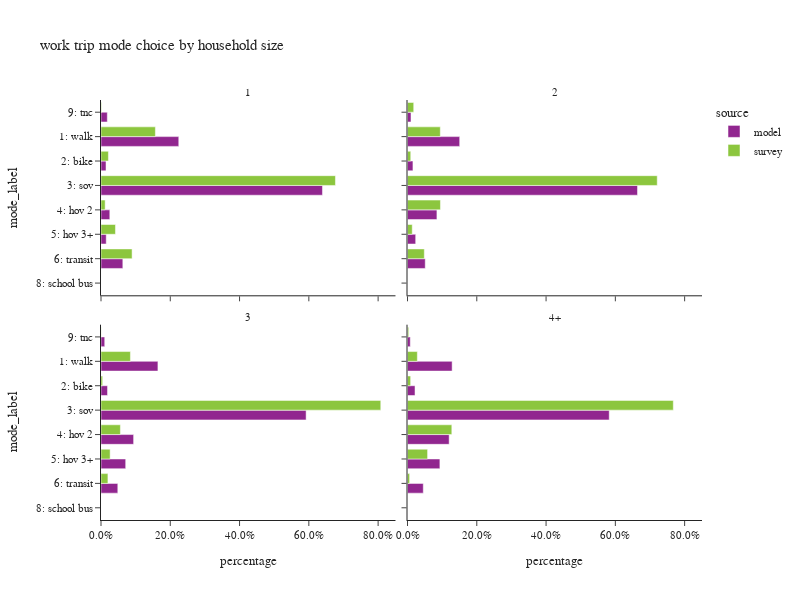

The notebook cell saved with this chart:
### Code cell
plot_mode_choice(wk_trip,"hhsize_4+",
                 {"hhsize_4+":["1","2","3","4+"],
                  "mode_label":["1: walk","2: bike","3: sov","4: hov 2","5: hov 3+","6: transit",
                                   "8: school bus","9: other–survey only"]},
                 "household size",2,600)

### Figure 1 — Plotly figure (JSON) as saved in the notebook; plotly's stock layout.template omitted (floating-point values rounded to 4 significant figures)
{"data": [{"alignmentgroup": "True", "customdata": [[94667], [6100], [269590], [10721], [6350], [26575], [7679]], "hovertemplate": "source=model<br>hhsize_4+=1<br>percentage=%{x}<br>mode_label=%{y}<br>sample count=%{customdata[0]}<extra></extra>", "legendgroup": "model", "marker": {"color": "#91268F", "pattern": {"shape": ""}}, "name": "model", "offsetgroup": "model", "orientation": "h", "showlegend": true, "textposition": "auto", "type": "bar", "x": [0.2245, 0.01447, 0.6393, 0.02542, 0.01506, 0.06302, 0.01821], "xaxis": "x3", "y": ["1: walk", "2: bike", "3: sov", "4: hov 2", "5: hov 3+", "6: transit", "9: tnc"], "yaxis": "y3"}, {"alignmentgroup": "True", "customdata": [[159], [41], [422], [11], [19], [99], [4]], "hovertemplate": "source=survey<br>hhsize_4+=1<br>percentage=%{x}<br>mode_label=%{y}<br>sample count=%{customdata[0]}<extra></extra>", "legendgroup": "survey", "marker": {"color": "#8CC63E", "pattern": {"shape": ""}}, "name": "survey", "offsetgroup": "survey", "orientation": "h", "showlegend": true, "textposition": "auto", "type": "bar", "x": [0.157, 0.02136, 0.6768, 0.01199, 0.04173, 0.08976, 0.001389], "xaxis": "x3", "y": ["1: walk", "2: bike", "3: sov", "4: hov 2", "5: hov 3+", "6: transit", "9: tnc"], "yaxis": "y3"}, {"alignmentgroup": "True", "customdata": [[147348], [15339], [649546], [83057], [23078], [50067], [2], [9828]], "hovertemplate": "source=model<br>hhsize_4+=2<br>percentage=%{x}<br>mode_label=%{y}<br>sample count=%{customdata[0]}<extra></extra>", "legendgroup": "model", "marker": {"color": "#91268F", "pattern": {"shape": ""}}, "name": "model", "offsetgroup": "model", "orientation": "h", "showlegend": false, "textposition": "auto", "type": "bar", "x": [0.1506, 0.01568, 0.664, 0.0849, 0.02359, 0.05118, 2.044e-06, 0.01005], "xaxis": "x4", "y": ["1: walk", "2: bike", "3: sov", "4: hov 2", "5: hov 3+", "6: transit", "8: school bus", "9: tnc"], "yaxis": "y4"}, {"alignmentgroup": "True", "customdata": [[140], [57], [592], [83], [19], [109], [7]], "hovertemplate": "source=survey<br>hhsize_4+=2<br>percentage=%{x}<br>mode_label=%{y}<br>sample count=%{customdata[0]}<extra></extra>", "legendgroup": "survey", "marker": {"color": "#8CC63E", "pattern": {"shape": ""}}, "name": "survey", "offsetgroup": "survey", "orientation": "h", "showlegend": false, "textposition": "auto", "type": "bar", "x": [0.09465, 0.009325, 0.7209, 0.09508, 0.01362, 0.04852, 0.01791], "xaxis": "x4", "y": ["1: walk", "2: bike", "3: sov", "4: hov 2", "5: hov 3+", "6: transit", "9: tnc"], "yaxis": "y4"}, {"alignmentgroup": "True", "customdata": [[89909], [10299], [323995], [51512], [39003], [26533], [9], [5896]], "hovertemplate": "source=model<br>hhsize_4+=3<br>percentage=%{x}<br>mode_label=%{y}<br>sample count=%{customdata[0]}<extra></extra>", "legendgroup": "model", "marker": {"color": "#91268F", "pattern": {"shape": ""}}, "name": "model", "offsetgroup": "model", "orientation": "h", "showlegend": false, "textposition": "auto", "type": "bar", "x": [0.1643, 0.01882, 0.5921, 0.09414, 0.07128, 0.04849, 1.645e-05, 0.01078], "xaxis": "x", "y": ["1: walk", "2: bike", "3: sov", "4: hov 2", "5: hov 3+", "6: transit", "8: school bus", "9: tnc"], "yaxis": "y"}, {"alignmentgroup": "True", "customdata": [[33], [11], [270], [12], [9], [24], [1]], "hovertemplate": "source=survey<br>hhsize_4+=3<br>percentage=%{x}<br>mode_label=%{y}<br>sample count=%{customdata[0]}<extra></extra>", "legendgroup": "survey", "marker": {"color": "#8CC63E", "pattern": {"shape": ""}}, "name": "survey", "offsetgroup": "survey", "orientation": "h", "showlegend": false, "textposition": "auto", "type": "bar", "x": [0.08493, 0.004723, 0.8076, 0.05596, 0.02637, 0.01997, 0.0004131], "xaxis": "x", "y": ["1: walk", "2: bike", "3: sov", "4: hov 2", "5: hov 3+", "6: transit", "9: tnc"], "yaxis": "y"}, {"alignmentgroup": "True", "customdata": [[126826], [21324], [573374], [118355], [92051], [44840], [43], [7851]], "hovertemplate": "source=model<br>hhsize_4+=4+<br>percentage=%{x}<br>mode_label=%{y}<br>sample count=%{customdata[0]}<extra></extra>", "legendgroup": "model", "marker": {"color": "#91268F", "pattern": {"shape": ""}}, "name": "model", "offsetgroup": "model", "orientation": "h", "showlegend": false, "textposition": "auto", "type": "bar", "x": [0.1288, 0.02166, 0.5823, 0.1202, 0.09348, 0.04554, 4.367e-05, 0.007973], "xaxis": "x2", "y": ["1: walk", "2: bike", "3: sov", "4: hov 2", "5: hov 3+", "6: transit", "8: school bus", "9: tnc"], "yaxis": "y2"}, {"alignmentgroup": "True", "customdata": [[17], [14], [313], [30], [13], [16], [2]], "hovertemplate": "source=survey<br>hhsize_4+=4+<br>percentage=%{x}<br>mode_label=%{y}<br>sample count=%{customdata[0]}<extra></extra>", "legendgroup": "survey", "marker": {"color": "#8CC63E", "pattern": {"shape": ""}}, "name": "survey", "offsetgroup": "survey", "orientation": "h", "showlegend": false, "textposition": "auto", "type": "bar", "x": [0.02836, 0.00901, 0.7673, 0.1279, 0.05795, 0.006057, 0.003398], "xaxis": "x2", "y": ["1: walk", "2: bike", "3: sov", "4: hov 2", "5: hov 3+", "6: transit", "9: tnc"], "yaxis": "y2"}], "layout": {"annotations": [{"font": {}, "showarrow": false, "text": "3", "x": 0.245, "xanchor": "center", "xref": "paper", "y": 0.465, "yanchor": "bottom", "yref": "paper"}, {"font": {}, "showarrow": false, "text": "4+", "x": 0.755, "xanchor": "center", "xref": "paper", "y": 0.465, "yanchor": "bottom", "yref": "paper"}, {"font": {}, "showarrow": false, "text": "1", "x": 0.245, "xanchor": "center", "xref": "paper", "y": 1.0, "yanchor": "bottom", "yref": "paper"}, {"font": {}, "showarrow": false, "text": "2", "x": 0.755, "xanchor": "center", "xref": "paper", "y": 1.0, "yanchor": "bottom", "yref": "paper"}], "barmode": "group", "height": 600, "legend": {"title": {"text": "source"}, "tracegroupgap": 0}, "title": {"text": "work trip mode choice by household size"}, "width": 800, "xaxis": {"anchor": "y", "domain": [0.0, 0.49], "tickformat": ".1%", "title": {"text": "percentage"}}, "xaxis2": {"anchor": "y2", "domain": [0.51, 1.0], "matches": "x", "tickformat": ".1%", "title": {"text": "percentage"}}, "xaxis3": {"anchor": "y3", "domain": [0.0, 0.49], "matches": "x", "showticklabels": false, "tickformat": ".1%"}, "xaxis4": {"anchor": "y4", "domain": [0.51, 1.0], "matches": "x", "showticklabels": false, "tickformat": ".1%"}, "yaxis": {"anchor": "x", "categoryarray": ["9: other–survey only", "8: school bus", "6: transit", "5: hov 3+", "4: hov 2", "3: sov", "2: bike", "1: walk"], "categoryorder": "array", "domain": [0.0, 0.465], "title": {"text": "mode_label"}}, "yaxis2": {"anchor": "x2", "domain": [0.0, 0.465], "matches": "y", "showticklabels": false}, "yaxis3": {"anchor": "x3", "categoryarray": ["9: other–survey only", "8: school bus", "6: transit", "5: hov 3+", "4: hov 2", "3: sov", "2: bike", "1: walk"], "categoryorder": "array", "domain": [0.535, 1.0], "matches": "y", "title": {"text": "mode_label"}}, "yaxis4": {"anchor": "x4", "domain": [0.535, 1.0], "matches": "y", "showticklabels": false}}}
